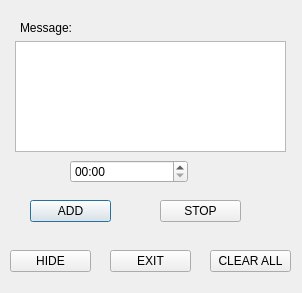
<?xml version="1.0" encoding="UTF-8"?>
<ui version="4.0">
 <class>Dialog</class>
 <widget class="QDialog" name="Dialog">
  <property name="geometry">
   <rect>
    <x>0</x>
    <y>0</y>
    <width>302</width>
    <height>293</height>
   </rect>
  </property>
  <property name="windowTitle">
   <string>Dialog</string>
  </property>
  <widget class="QLabel" name="label">
   <property name="geometry">
    <rect>
     <x>20</x>
     <y>20</y>
     <width>251</width>
     <height>16</height>
    </rect>
   </property>
   <property name="text">
    <string>&lt;html&gt;&lt;head/&gt;&lt;body&gt;&lt;p&gt;Message:&lt;/p&gt;&lt;/body&gt;&lt;/html&gt;</string>
   </property>
  </widget>
  <widget class="QPushButton" name="add_button">
   <property name="geometry">
    <rect>
     <x>30</x>
     <y>200</y>
     <width>81</width>
     <height>22</height>
    </rect>
   </property>
   <property name="text">
    <string>ADD</string>
   </property>
  </widget>
  <widget class="QPushButton" name="stop_button">
   <property name="geometry">
    <rect>
     <x>160</x>
     <y>200</y>
     <width>81</width>
     <height>22</height>
    </rect>
   </property>
   <property name="text">
    <string>STOP</string>
   </property>
  </widget>
  <widget class="QTimeEdit" name="timeEdit">
   <property name="geometry">
    <rect>
     <x>70</x>
     <y>160</y>
     <width>118</width>
     <height>23</height>
    </rect>
   </property>
   <property name="dateTime">
    <datetime>
     <hour>0</hour>
     <minute>0</minute>
     <second>0</second>
     <year>2000</year>
     <month>1</month>
     <day>1</day>
    </datetime>
   </property>
   <property name="minimumTime">
    <time>
     <hour>0</hour>
     <minute>0</minute>
     <second>0</second>
    </time>
   </property>
   <property name="displayFormat">
    <string>hh:mm</string>
   </property>
   <property name="timeSpec">
    <enum>Qt::LocalTime</enum>
   </property>
  </widget>
  <widget class="QPushButton" name="clear_all">
   <property name="geometry">
    <rect>
     <x>210</x>
     <y>250</y>
     <width>81</width>
     <height>22</height>
    </rect>
   </property>
   <property name="text">
    <string>CLEAR ALL</string>
   </property>
  </widget>
  <widget class="QPushButton" name="hide_button">
   <property name="geometry">
    <rect>
     <x>10</x>
     <y>250</y>
     <width>81</width>
     <height>22</height>
    </rect>
   </property>
   <property name="text">
    <string>HIDE</string>
   </property>
  </widget>
  <widget class="QPushButton" name="exit_button">
   <property name="geometry">
    <rect>
     <x>110</x>
     <y>250</y>
     <width>81</width>
     <height>22</height>
    </rect>
   </property>
   <property name="text">
    <string>EXIT</string>
   </property>
  </widget>
  <widget class="QTableView" name="tableView">
   <property name="geometry">
    <rect>
     <x>15</x>
     <y>41</y>
     <width>271</width>
     <height>111</height>
    </rect>
   </property>
   <property name="minimumSize">
    <size>
     <width>271</width>
     <height>111</height>
    </size>
   </property>
  </widget>
 </widget>
 <layoutdefault spacing="6" margin="11"/>
 <resources/>
 <connections/>
</ui>
